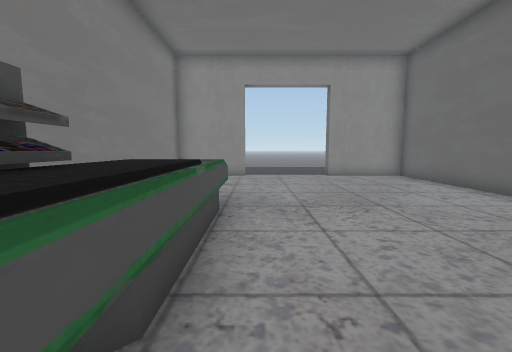
[1] (above)

16 first-person views from a walk through a scene from a Unity 3-D project. The camera is 1.2 m above the floor, tilts 6° down and sees 90° across. The floor is counted in squares, 1 m on a side. Each view is taken from the middle of a square. On the plan, view 1 faces up. The plan holds only what a view shows up to about 12 squares ahead; the rest is blank. The place goes on beyond the plan. The player is left out. Some surface patterns are stand-ins.

[2]
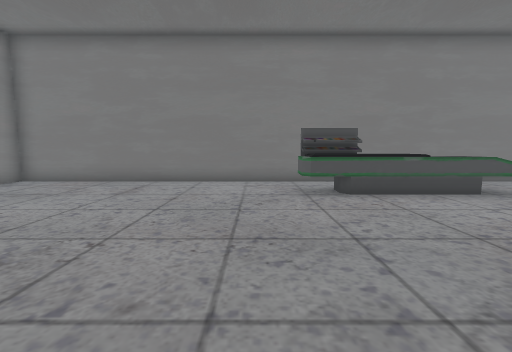

[3]
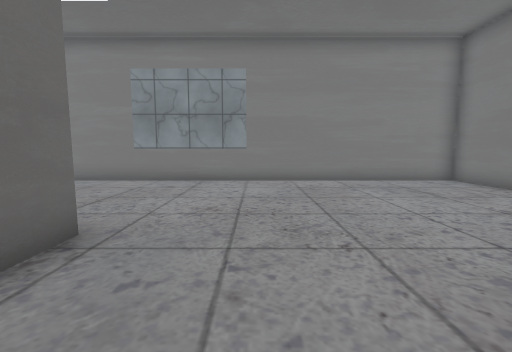

[4]
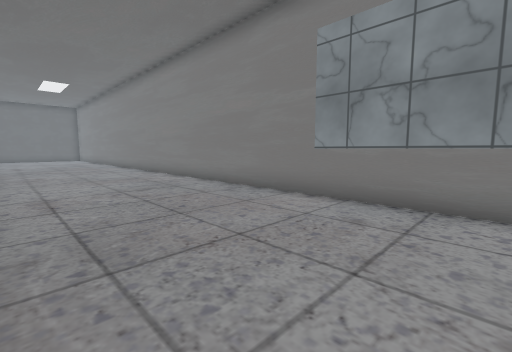

[5]
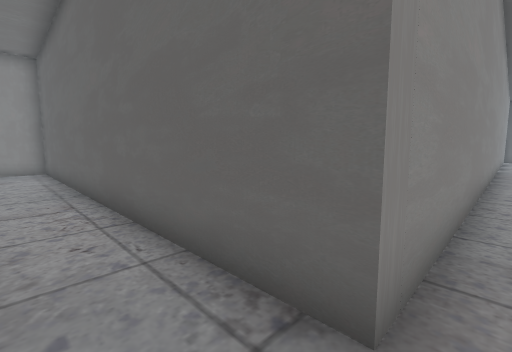

[6]
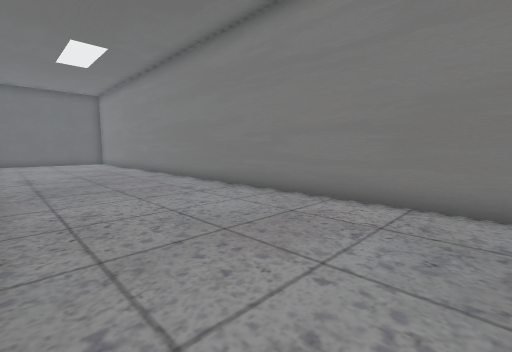

[7]
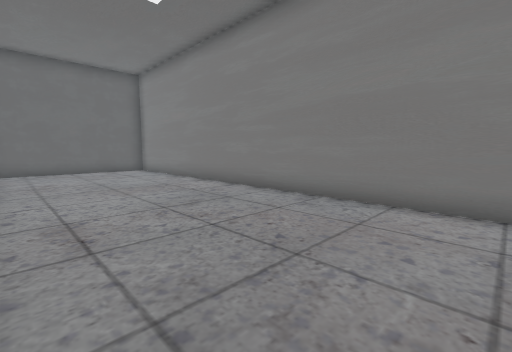

[8]
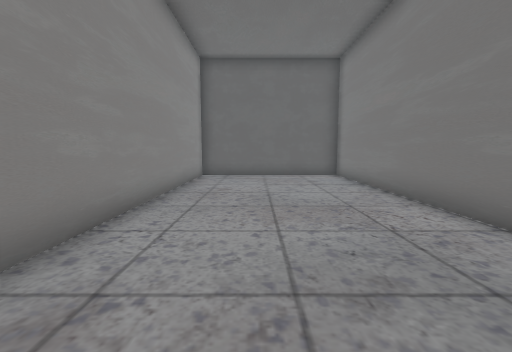

[9]
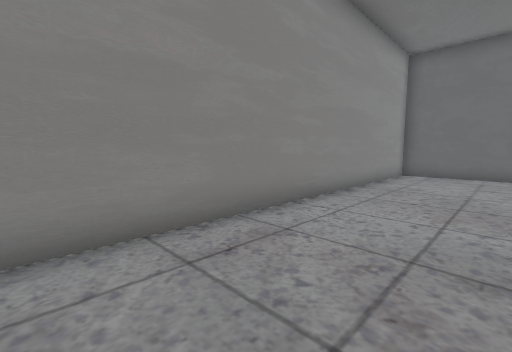

[10]
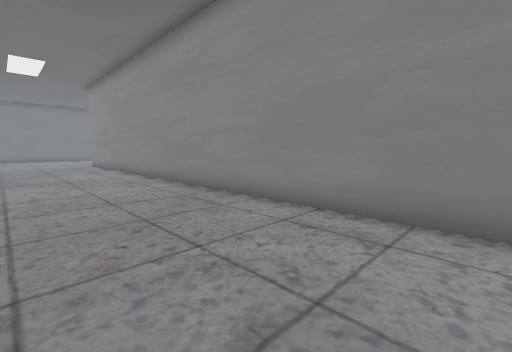

[11]
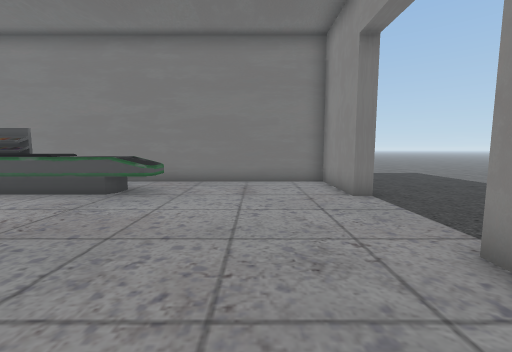

[12]
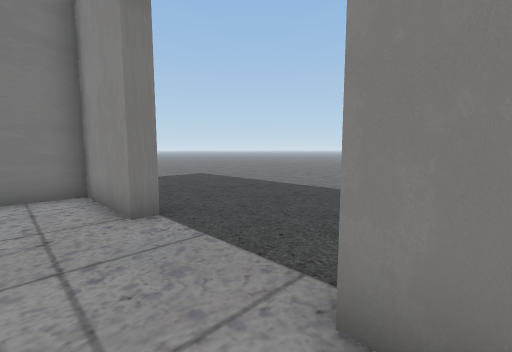

[13]
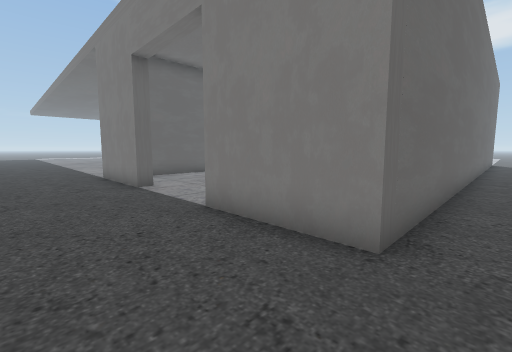

[14]
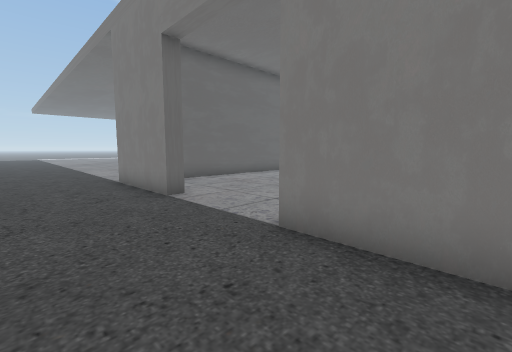

[15]
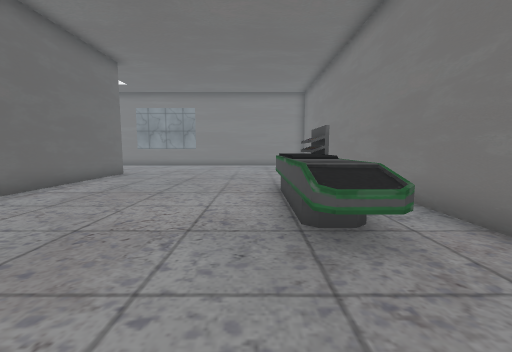

[16]
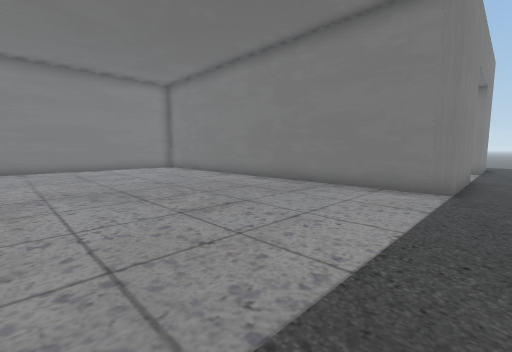

### Floor plan
Points are (right, up) in squares from view 1. A wall is a line through its corners. A room is listed if a view was taken in it or the views show most of it. See-through windows are left out.
Room 1 (views 1, 2, 3, 4, 5, 6, 7, 8, 9, 10, 11, 12, 13, 14, 15)
walls: (-0.7, 6.3) (-0.7, 0.3); (-4, -1.1) (-4, 12) (-0.5, 12) (-0.5, 11.5) (-3.5, 11.5) (-3.5, -9.8) (35.9, -9.8) (35.9, -3.5) (6.5, -3.5) (6.5, 11.5) (3.2, 11.5) (3.2, 12) (7, 12)
low walls: (-0.7, 0.3) (-1.6, 0.3); (-0.7, 1.6) (-0.9, 1.3) (-1.4, 1.3); (-1.7, 3.6) (-0.7, 3.6); (-1.8, 6.1) (-1.8, 5.3) (-0.8, 5.3); (-1.8, 6.3) (-0.7, 6.3)
ways out: opening at (7.7, 14) to room 2
objects: other object (-2, 1) to (-2, 2)
Room 2 (view 16)
walls: (13.9, -3) (15.1, -3); (7, 12) (7, 3.9)
ways out: opening at (7.7, 14) to room 1

Positions as (right, up) in squares from view 1, and headings:
1: (0, 0), facing up
2: (6, -1), facing left
3: (4, 0), facing down
4: (5, -4), facing down-right
5: (5, -4), facing up-right
6: (13, -4), facing down-right
7: (21, -4), facing down-right
8: (24, -6), facing right
9: (23, -7), facing up-right
10: (27, -8), facing up-left
11: (6, 9), facing left
12: (4, 10), facing up-left
13: (-5, 15), facing down-right
14: (-3, 15), facing down-right
15: (0, 9), facing down
16: (15, 13), facing down-left
